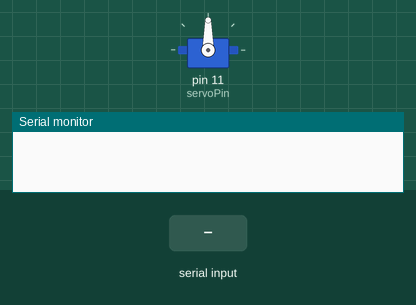
Simulated run of this sketch. Board: Arduino Uno, built with avr-gcc and run on an emulated ATmega328P. Parts: servo, the last lines printed to the serial monitor. Inputs (shaded band) come from the test bench.

Above: at 1.2 s.
1.3 s: "90,45\n" received over Serial
At 2.1 s:
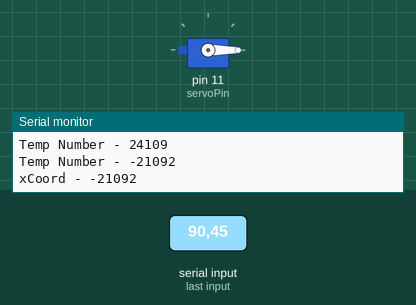
2.9 s: "30,150\n" received over Serial
At 3.7 s:
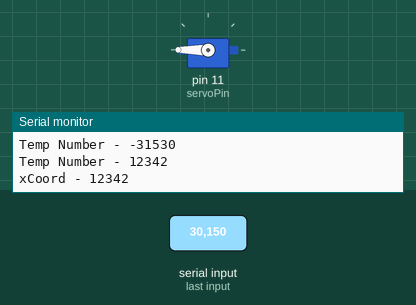
4.5 s: "0\n" received over Serial
At 5.5 s:
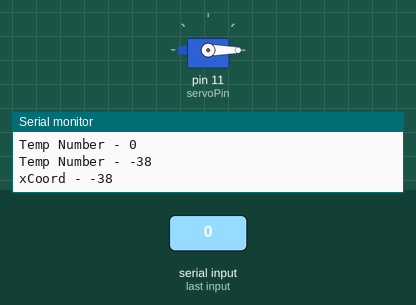
6.0 s: "90\n" received over Serial
At 6.7 s:
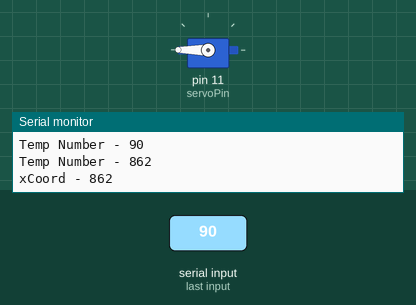
Timing chart, 0 to 8.5 s (numbered marks = the images above; inputs shaded):
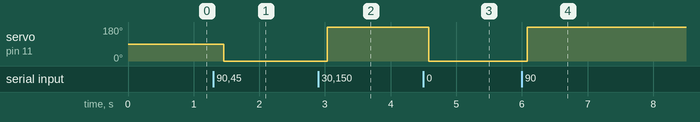

The sketch:

DataInfrastructureSimple.ino
```cpp
#include <Servo.h>

Servo myservo;

const int servoPin = 11;
const int maxCoordValue = 255;
int xCoord = 0;
int tempNumber = 0;

void servoMove(int coord);

void setup() {
  Serial.begin(9600);
  myservo.attach(servoPin);
}

void loop() {
  bool newNumber = false;
  while (Serial.available() > 0) {
    tempNumber = tempNumber * 10 + (Serial.read() - 48);
    newNumber = true;
    Serial.print("Temp Number - ");
    Serial.println(tempNumber);
  }
  delay(50);
  if(tempNumber != 0){
    xCoord = tempNumber;
  }
  else{
    newNumber = 0;
  }
  if ((newNumber) && (Serial.available() == 0)) {

    Serial.print("xCoord - ");
    Serial.println(xCoord);
    servoMove(xCoord);
    tempNumber = 0;

  }
}

void servoMove(int coord) {
  coord = constrain(coord, 0, maxCoordValue);
  int servoPosition = map(coord, 0, maxCoordValue, 0, 180);
  myservo.write(servoPosition);
}
```

Measured:
- after the input at 1.3 s, servo on pin 11 (servoPin): 90° → 0° after 0.16 s
- after the input at 2.9 s, servo on pin 11 (servoPin): 0° → 180° after 0.13 s
- after the input at 4.5 s, servo on pin 11 (servoPin): 180° → 0° after 0.08 s
- after the input at 6.0 s, servo on pin 11 (servoPin): 0° → 180° after 0.09 s
